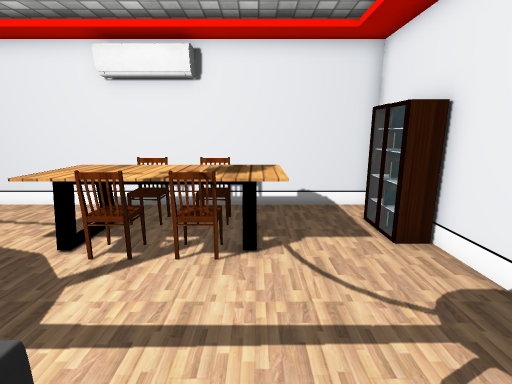
view 1 (above)

12 first-person views from a walk through a Unity game level. The camera is 1.3 m above the floor, tilts 12° down and sees 85° across. The floor is counted in squares, 0.5 m on a side. Each view is taken from the middle of a square. On the plan, view 1 faces up. The plan holds only what a view shows up to about 19 squares ahead; the rest is blank. The place goes on beyond the plan. The player character is not drawn. Some surface patterns are stand-ins.

view 2
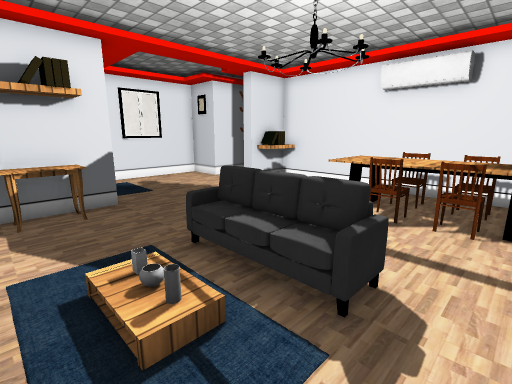

view 3
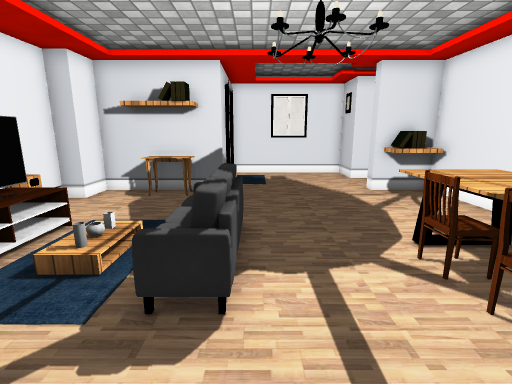

view 4
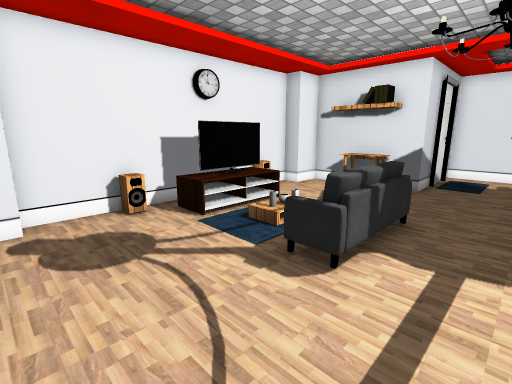

view 5
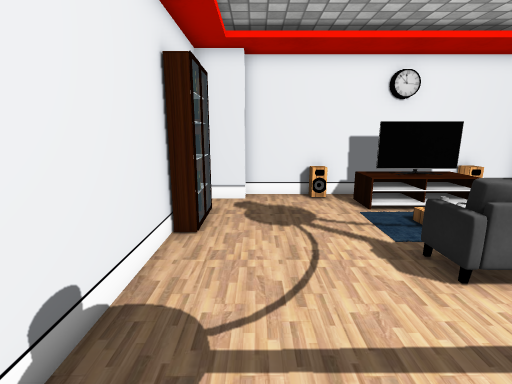

view 6
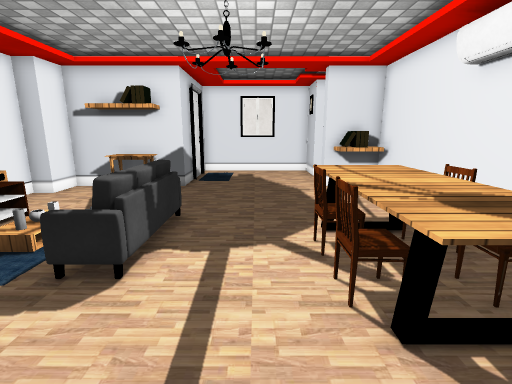

view 7
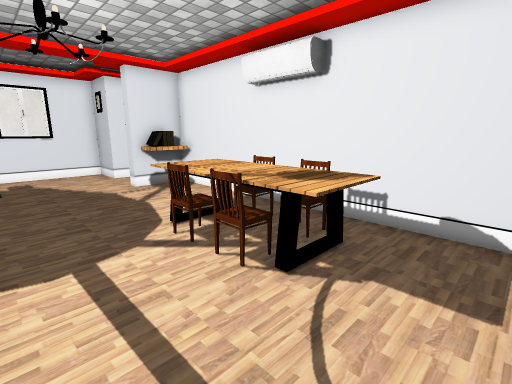

view 8
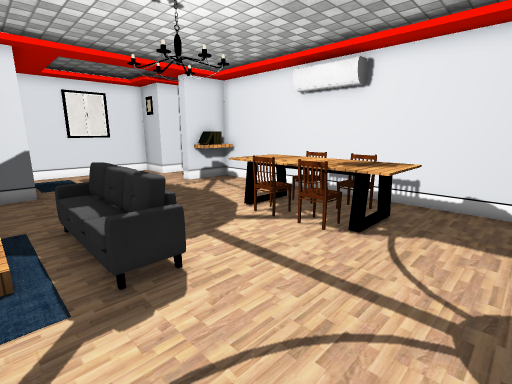

view 9
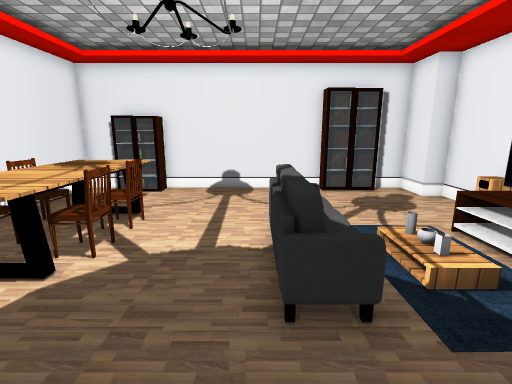

view 10
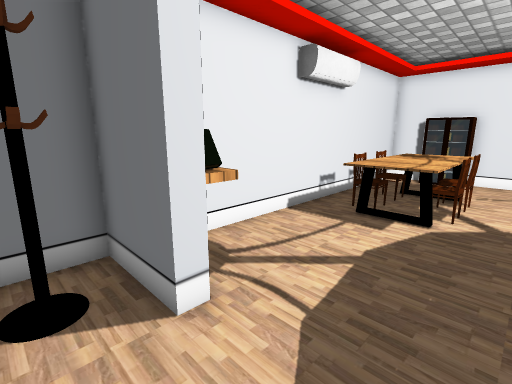

view 11
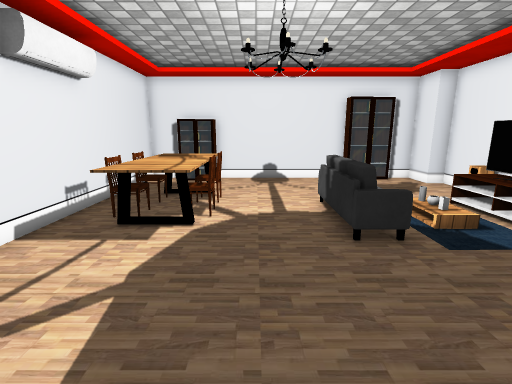

view 12
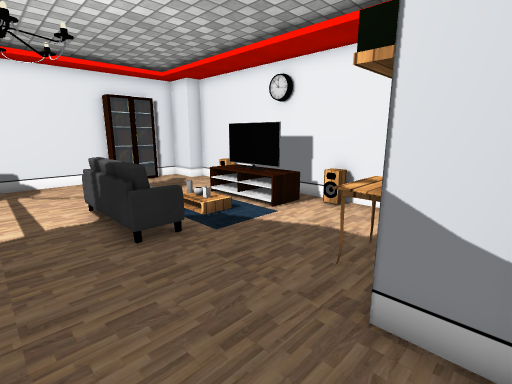

### Floor plan
Points are (right, up) in squares from view 1. A wall is a line through its corners. A room is listed if a view was taken in it or the views show most of it. See-through windows are left out.
Room 1 (views 1, 2, 3, 4, 5, 6, 7, 8, 9, 10, 11, 12)
walls: (-10.7, 7.2) (-10.7, 8.5); (-12.1, 8.6) (-12.8, 8.6); (4.2, -1.4) (4.2, 10) (-10.7, 10) (-10.7, 7.3) (-11.3, 7.3) (-11.3, 10.2); (-14.1, 9.9) (-14.1, 7.5) (-16.5, 7.5) (-16.5, 0.4) (-10.7, 0.4) (-10.7, -5) (-9.1, -5) (-9.1, -5.8) (2.4, -5.8) (2.4, -5) (4.2, -5) (4.2, -3.6)
low walls: (-9.7, 9.9) (-9.7, 7.8) (-10.8, 7.8); (-7.1, -5.8) (-7.1, -5) (-6.5, -5) (-6.5, -5.8); (-0.8, -5.6) (-0.8, -5) (-0.2, -5) (-0.2, -5.6)
objects: table (-10, -3) to (-9, -1); other object (-6, -5) to (-2, -4); rug (-6, 0); sofa (-6, 1) to (-2, 2); other object (-5, -4) to (-3, -4); rug (-5, -3) to (-2, -3); table (-5, 6) to (1, 8); chair (-3, 5); chair (-3, 8) to (-3, 9); chair (-1, 5); chair (-1, 9); shelf (3, 7) to (4, 8); shelf (4, -3); books (4, -2)

Positions as (right, up) in squares from view 1, and headings:
1: (0, 0), facing up
2: (0, -3), facing up-left
3: (2, 2), facing left
4: (3, 4), facing down-left
5: (2, 6), facing down
6: (3, 4), facing left
7: (3, 2), facing up-left
8: (3, -1), facing up-left
9: (-9, 2), facing right
10: (-13, 4), facing up-right
11: (-12, 4), facing right
12: (-12, 4), facing down-right
